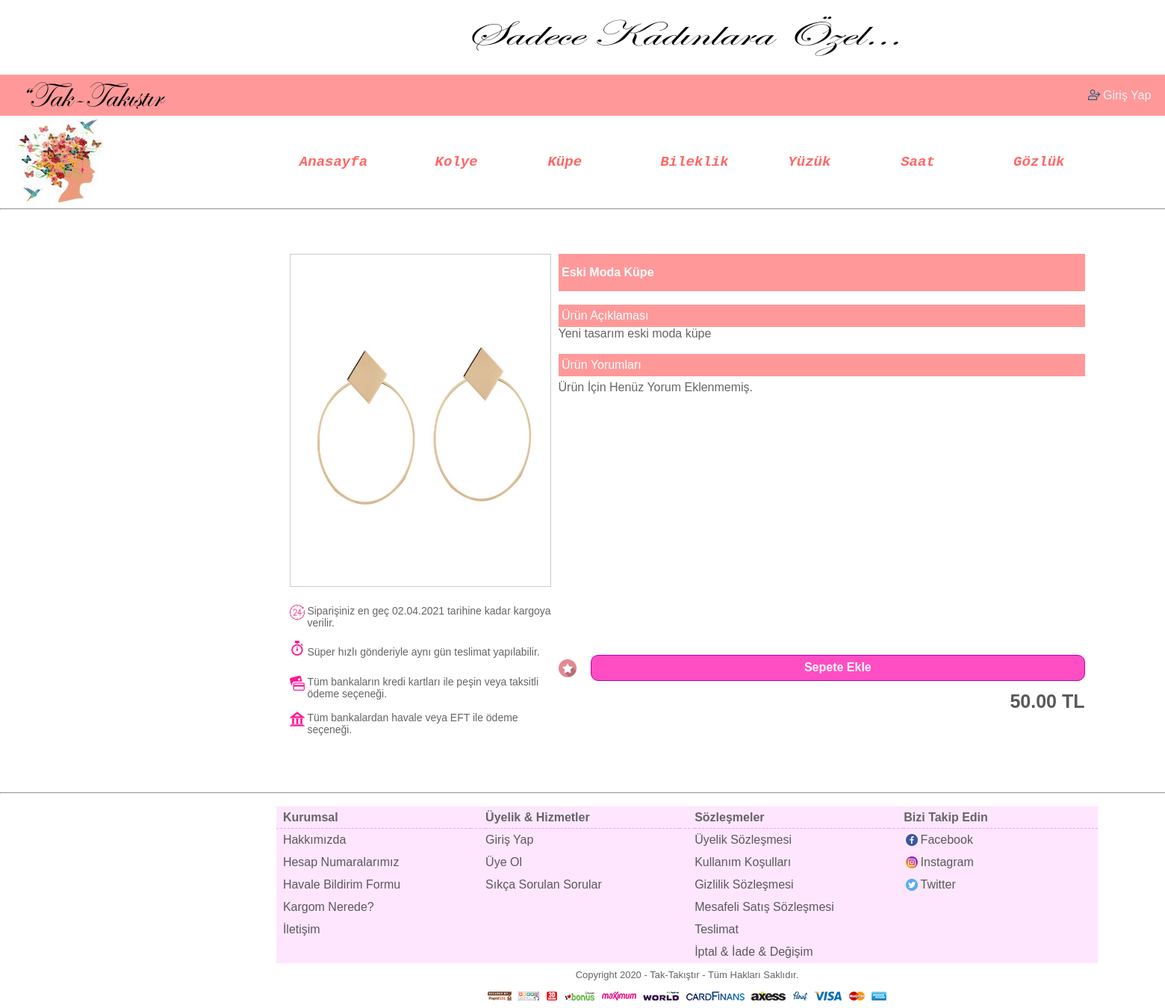
/index.php?sk=79&ID=23, run on the app's committed database.
### tables this page shows
CREATE TABLE `ayarlar` (
  `id` tinyint(1) UNSIGNED NOT NULL,
  `site_adi` varchar(50) NOT NULL,
  `site_baslik` varchar(50) NOT NULL,
  `site_aciklama` varchar(200) NOT NULL,
  `site_keywords` varchar(250) NOT NULL,
  `site_copyright` varchar(250) NOT NULL,
  `siteLinki` varchar(100) NOT NULL,
  `site_logo` varchar(50) NOT NULL,
  `site_emailAdresi` varchar(50) NOT NULL,
  `site_emailSifresi` varchar(50) NOT NULL,
  `siteHostu` varchar(255) NOT NULL,
  `facebook` varchar(200) NOT NULL,
  `instagram` varchar(200) NOT NULL,
  `twitter` varchar(200) NOT NULL,
  `ucretsizKargo` int(10) NOT NULL
);

CREATE TABLE `urunler` (
  `id` int(10) UNSIGNED NOT NULL,
  `MenuId` int(10) UNSIGNED NOT NULL,
  `UrunTuru` varchar(100) NOT NULL,
  `UrunAdi` varchar(255) NOT NULL,
  `UrunFiyati` double UNSIGNED NOT NULL,
  `ParaBirimi` char(3) NOT NULL,
  `KdvOrani` int(2) UNSIGNED NOT NULL,
  `UrunAciklamasi` text NOT NULL,
  `KargoUcreti` double UNSIGNED NOT NULL,
  `UrunResmi` varchar(30) NOT NULL,
  `Durumu` tinyint(1) UNSIGNED NOT NULL,
  `StokSayisi` int(10) NOT NULL,
  `ToplamSatisSayisi` int(10) UNSIGNED NOT NULL,
  `YorumSayisi` int(10) UNSIGNED NOT NULL,
  `ToplamYorumPuani` int(10) UNSIGNED NOT NULL,
  `GoruntulenmeSayisi` int(10) UNSIGNED NOT NULL
);

### index.php (the view, shortened to what the rows shown need)
<?php
require_once("ayarlar/ayar.php");
require_once("ayarlar/fonksiyonlar.php");
if(isset($_REQUEST["sk"])){
  $sk_num =  sayilarifiltrele($_REQUEST["sk"]);
}else{
  $sk_num = 0;
}
?>
<!doctype html>
<html lang = "tr-TR">
<head>
<link type="text/css" rel="stylesheet" href="ayarlar/style.css">
</head>
<body>
  <table width = 100% height = 100% align="center" border="0" cellpadding="0" cellspacing="0">
    <tr height="110">
      <td>
        <table width = "1840" height = "80" align = "center" border="0" cellpadding="0" cellspacing="0">
        <tr>
          <td width="500"><a href = "index.php"><img src="resimler/<?php echo geriDondur($siteLogo); ?>" border="0" style="margin-left: 20px;"></a></td>
        </tr>
        </table>
      </td>
    </tr>
    <tr>
      <td valign = "middle">
        <table width = 100% height = "80" align = "center" border="0" cellpadding="0" cellspacing="0">
          <tr>
            <td align="center">
              <?php
                if((!$sk_num) or ($sk_num=="") or ($sk_num==0)){
                  include($sKodu[0]);
                }else{
                  include($sKodu[$sk_num]);
                }
               ?><br>
            </td>
          </tr>
        </table>
    <tr height="30">
      <td>
        <table width = "1065" height = "20" align = "center" border="0" cellpadding="0" cellspacing="0">
          <tr>
            <td align = "center" style="font-size:13px;"><?php echo geriDondur($siteCR); ?></td>
          </tr>
        </table>
      </td>
    </tr>
</body>
</html>

### urundetay.php (shortened to what the rows shown need)
<?php
if(isset($_GET["ID"])){
$GelenID		=	sayilarifiltrele(filtrele($_GET["ID"]));
$UrunSorgusu		=	$db_baglantisi->prepare("SELECT * FROM urunler WHERE id = ? AND Durumu = ? LIMIT 1");
$UrunSorgusu->execute([$GelenID, 1]);
$UrunSayisi			=	$UrunSorgusu->rowCount();
$UrunSorgusuKaydi	=	$UrunSorgusu->fetch(PDO::FETCH_ASSOC);
	if($UrunSayisi>0){
    $UrunTuru		=	geriDondur($UrunSorgusuKaydi["UrunTuru"]);
    if($UrunTuru == "Kolye"){
      $ResimKlasoruAdi	=	"kolyeler";
    }elseif($UrunTuru == "Küpe"){
      $ResimKlasoruAdi	=	"kupeler";
    }elseif($UrunTuru == "Bileklik"){
      $ResimKlasoruAdi	=	"bileklikler";
    }elseif($UrunTuru == "Yüzük"){
      $ResimKlasoruAdi	=	"yuzukler";
    }elseif($UrunTuru == "Saat"){
      $ResimKlasoruAdi	=	"saatler";
    }elseif($UrunTuru == "Gözlük"){
      $ResimKlasoruAdi	=	"gozlukler";
    }
			$UrununFiyati		=	geriDondur($UrunSorgusuKaydi["UrunFiyati"]);
			$UrununParaBirimi	=	geriDondur($UrunSorgusuKaydi["ParaBirimi"]);
?>
<table width="1065" align="center" border="0" cellpadding="0" cellspacing="0">
	<tr>
		<td width="350" valign="top"><table width="350" align="center" border="0" cellpadding="0" cellspacing="0">
			<tr>
				<td style="border: 1px solid #CCCCCC;" align="center">
          <img src="urunler/<?php echo $ResimKlasoruAdi; ?>/<?php echo geriDondur($UrunSorgusuKaydi["UrunResmi"]); ?>" width="330" height="440" border="0"></td>
			</tr>
			<tr height="5">
				<td style="font-size: 5px;">&nbsp;</td>
			</tr>
			<tr>
				<td>&nbsp;</td>
			</tr>
			<tr>
        <td><table width="350" align="center" border="0" cellpadding="0" cellspacing="0" style="font-size: 14px;">
          <tr height="30">
            <td><img src="resimler/saat24.png" border="0" style="margin-bottom: 8px;"></td>
            <td>&nbsp;Siparişiniz en geç <?php echo ArtiUcGun(); ?> tarihine kadar kargoya &nbsp;verilir.</td>
          </tr>
          <tr>
            <td>&nbsp;</td>
          </tr>
          <tr height="30">
            <td><img src="resimler/saat.png" border="0" style="margin-bottom: 8px;"></td>
            <td>&nbsp;Süper hızlı gönderiyle aynı gün teslimat yapılabilir.</td>
          </tr>
          <tr>
            <td>&nbsp;</td>
          </tr>
          <tr height="30">
            <td><img src="resimler/kart.png" border="0" style="margin-bottom: 8px;"></td>
            <td>&nbsp;Tüm bankaların kredi kartları ile peşin veya taksitli &nbsp;ödeme seçeneği.</td>
          </tr>
          <tr>
            <td>&nbsp;</td>
          </tr>
          <tr height="30">
            <td><img src="resimler/banka.png" border="0" style="margin-bottom: 8px;"></td>
            <td>&nbsp;Tüm bankalardan havale veya EFT ile ödeme &nbsp;seçeneği.</td>
          </tr>
        </table></td>
      </tr>
			</tr>
		</table></td>
		<td width="10" valign="top">&nbsp;</td>
		<td width="705" valign="top"><table width="705" align="center" border="0" cellpadding="0" cellspacing="0">
      <tr height="50" bgcolor="#ff9999">
        <td style="text-align: left; font-size: 16px; font-weight: bold; color:white;">&nbsp;<?php echo geriDondur($UrunSorgusuKaydi["UrunAdi"]); ?></td>
      </tr>
      <tr>
        <td>&nbsp;</td>
      </tr>
			<tr height="30">
				<td style="background: #ff9999; color: white;">&nbsp;Ürün Açıklaması</td>
			</tr>
			<tr>
				<td><?php echo geriDondur($UrunSorgusuKaydi["UrunAciklamasi"]); ?></td>
			</tr>
      <tr>
        <td>&nbsp;</td>
      </tr>
			<tr height="30">
				<td style="background: #ff9999; color: white;">&nbsp;Ürün Yorumları</td>
			</tr>
			<tr>
				<td><div style="width: 705px; max-width: 705px; height: 350px; max-height: 350px; overflow-y: scroll;"><table width="685" align="left" border="0" cellpadding="0" cellspacing="0">
					<?php
					$YorumlarSorgusu	=	$db_baglantisi->prepare("SELECT * FROM yorumlar WHERE UrunId = ? ORDER BY YorumTarihi DESC");
					$YorumlarSorgusu->execute([geriDondur($UrunSorgusuKaydi["id"])]);
					$YorumSayisi		=	$YorumlarSorgusu->rowCount();
					$YorumKayitlari		=	$YorumlarSorgusu->fetchAll(PDO::FETCH_ASSOC);
					if($YorumSayisi>0){
						foreach($YorumKayitlari as $YorumSatirlari){
							$YorumPuani		=	geriDondur($YorumSatirlari["Puan"]);
							if($YorumPuani==1){
								$YorumPuanResmi		=	"cicekbir.png";
							}elseif($YorumPuani==2){
								$YorumPuanResmi		=	"cicekiki.png";
							}elseif($YorumPuani==3){
								$YorumPuanResmi		=	"cicekuc.png";
							}elseif($YorumPuani==4){
								$YorumPuanResmi		=	"cicekdort.png";
							}elseif($YorumPuani==5){
								$YorumPuanResmi		=	"cicekbes.png";
							}
							$YorumIcinUyeSorgusu	=	$db_baglantisi->prepare("SELECT * FROM uyeler WHERE id = ? LIMIT 1");
							$YorumIcinUyeSorgusu->execute([geriDondur($YorumSatirlari["UyeId"])]);
							$YorumIcinUyeKaydi		=	$YorumIcinUyeSorgusu->fetch(PDO::FETCH_ASSOC);
					?>
							<tr height="30">
								<td width="64"><img src="resimler/<?php echo $YorumPuanResmi; ?>" border="0" style="margin-top:5px;"></td>
								<td width="10">&nbsp;</td>
								<td width="451"><?php echo geriDondur($YorumIcinUyeKaydi["IsimSoyisim"]); ?></td>
								<td width="10">&nbsp;</td>
								<td width="150" align="right"><?php echo GunBul(geriDondur($YorumSatirlari["YorumTarihi"])); ?></td>
							</tr>
              <tr>
              </tr>
              <td colspan="5" style="border-bottom: 1px solid #f1f1f1;"></td>
							<tr height="30">
								<td colspan="5" style="border-bottom: 1px dashed #ff00aa;"><?php echo geriDondur($YorumSatirlari["YorumMetni"]); ?></td>
							</tr>
					<?php
						}
					}else{
					?>
					<tr height="30">
						<td>Ürün İçin Henüz Yorum Eklenmemiş.</td>
					</tr>
					<?php
					}
					?>
				</table></div></td>
        <tr>
          <td>&nbsp;</td>
        </tr>
			</tr>
      <tr>
        <td><form action="index.php?sk=90&ID=<?php echo geriDondur($UrunSorgusuKaydi["id"]); ?>" method="post"><table width="705" align="center" border="0" cellpadding="0" cellspacing="0">
          <tr height="45">
            <td width="30"><?php if(isset($_SESSION["Kullanici"])){ ?><a href="index.php?sk=86&ID=<?php echo geriDondur($UrunSorgusuKaydi["id"]); ?>"><img src="resimler/favori.png" border="0" style="margin-top: 5px;"></a>
            <?php }else{ ?><a href="index.php?sk=30"><img src="resimler/favori.png" border="0" style="margin-top: 5px;"><?php } ?></td>
            <td width="10">&nbsp;</td>
            <td width="605"><input type="submit" value="Sepete Ekle" class="SepetButonu"></td>
          </tr>
          <tr height="45">
            <td colspan="3"><table width="705" align="center" border="0" cellpadding="0" cellspacing="0">
              <tr height="45">
                <td width="205" align="right" style="font-size: 25px; color: #595959; font-weight: bold;"><?php echo fiyatYaz($UrununFiyati) . " " . $UrununParaBirimi  ?></td>
              </tr>
            </table></td>
          </tr>
        </table></form></td>
      </tr>
		</table></td>
	</tr>
</table>
<?php
	}else{
		header("Location:index.php");
		exit();
	}
}else{
	header("Location:index.php");
	exit();
}
?>

### data on the page
ayarlar: site_logo (picture), site_copyright "Copyright 2020 - Tak-Takıştır - Tüm Hakları Saklıdır."
urunler: UrunResmi (picture), UrunAdi "Eski Moda Küpe", UrunAciklamasi "Yeni tasarım eski moda küpe", UrunFiyati "50.00", ParaBirimi "TL"

### other printed values
ArtiUcGun() "02.04.2021"
